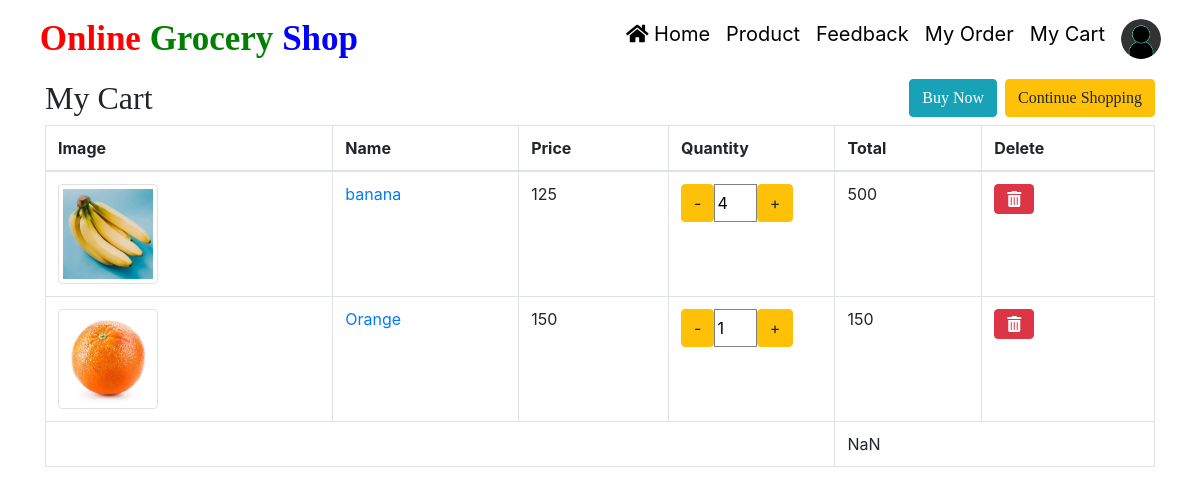
Page /cart/ (signed in) on the committed database.
### groceryapp/models.py (models this page shows, shortened)
class Product(models.Model):
    category = models.ForeignKey(Category, on_delete=models.CASCADE, null=True, blank=True)
    name = models.CharField(max_length=100, null=True, blank=True)
    image = models.FileField(null=True, blank=True)
    description = models.TextField(null=True, blank=True)
    price = models.CharField(max_length=100, null=True, blank=True)
    discount = models.CharField(max_length=100, null=True, blank=True)
    updated = models.DateTimeField(auto_now=True)
    created = models.DateTimeField(auto_now_add=True)

### groceryapp/views.py (the view)
# urls.py: path('cart/', cart, name="cart"),
def cart(request):
    try:
        cart = Cart.objects.get(user=request.user)
        product = (cart.product).replace("'", '"')
        myli = json.loads(str(product))
        product = myli['objects'][0]
    except:
        product = []
    lengthpro = len(product)
    return render(request, 'cart.html', locals())

### groceryapp/templatetags/custom_tags.py (called while the page is built)
@register.filter()
def productimage(pid):
    data = Product.objects.get(id=pid)
    return data.image.url

@register.filter()
def productname(pid):
    data = Product.objects.get(id=pid)
    return data.name

@register.filter()
def productprice(pid):
    data = Product.objects.get(id=pid)
    return data.price

@register.simple_tag()
def producttotalprice(pid, qty):
    data = Product.objects.get(id=pid)
    return int(qty) * int(data.price)

### groceryapp/templates/cart.html (shortened to what this page needs)
{% load static custom_tags %}
<head>
</head>
{% include 'navigation.html' %}
<div class="container-fluid">
    <div class="container">
        <h2 style="font-family:roman;font-size:bold">
            My Cart
            <a href="/user-product/0/" class="btn btn-warning " style="float:right">Continue Shopping</a>
            <a href="/booking/" class="btn btn-info mr-2" style="float:right">Buy Now</a>
        <h2>
        <table class="table table-bordered" style="width: 100%">
            <thead>
                <tr>
                    <th>Image</th>
                    <th>Name</th>
                    <th>Price</th>
                    <th>Quantity</th>
                    <th>Total</th>
                    <th>Delete</th>
                </tr>
            </thead>
            <tbody>
                {% for i, j in product.items %}
                <tr>
                    <td>
                        <img class="img-thumbnail" src="{{i|productimage}}" alt="product" style="width:100px;height:100px"></a>
                    </td>
                    <td><a href="/product-detail/{{i}}/">{{i|productname}}</a></td>
                    <td>{{i|productprice}}</td>
                    <td style="width:15%">
                        <div class="input-group">
                            <a href="/incredecre/{{i}}/?action=decre" class="btn btn-warning pull-left" id="decrebtn-{{forloop.counter}}">-</a>
                            <input type="text" class="cart-plus-minus-box" type="text" style="width:30%;border:1px solid grey" id="shop_qty-{{forloop.counter}}" name="qtybutton" value="{{j}}" readonly/>
                            <a href="/incredecre/{{i}}/?action=incre" class="btn btn-warning pull-right">+</a>
                        </div>
                    </td>
                    <td id="totalprice-{{forloop.counter}}">{% producttotalprice i j %}</td>
                    <td>
                        <a href="/deletecart/{{i}}/" class="btn btn-danger"><i class="fa fa-trash-alt"></i></a>
                    </td>
                </tr>
                {% endfor %}
                <tr>
                    <td colspan="4"></td>
                    <td colspan="2" id="total-price"></td>
                </tr>
            </tbody>
        </table>
    </div>
</div>

### rows in the picture
Product: image (picture), product "banana", product "125", price "500"
Product: image (picture), product "Orange", product "150", price "150"
